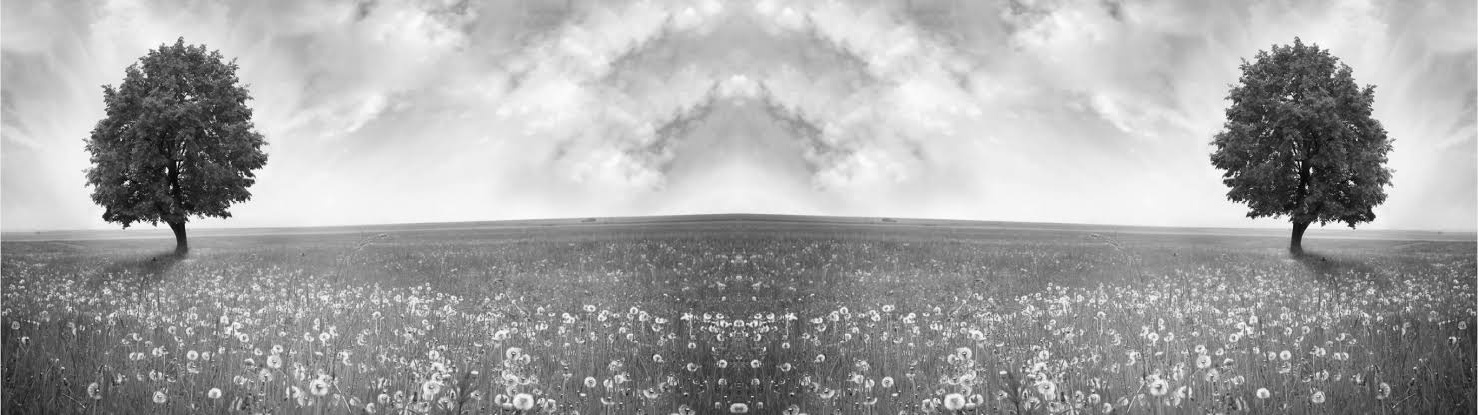
#> input picture python prg/pic_list/flip.jpeg, 1478 x 415 px; its folder holds only this picture in this run
$ python -i try11.py   (imports and definitions only)
#> lines starting #> are read from the running program, lines starting #| are printed output that depends on the picture
from tkinter import *
from tkinter import filedialog
from tkinter.ttk import Combobox
import cv2
import imutils
import numpy as np
from PIL import ImageTk, Image

# [4 lines not run here, left out]

def img_path():
    filename=filedialog.askopenfilename()
#> the answer given: ../pic_list/flip.jpeg
    return filename

def open_img():
    path=img_path()

    if len(path) > 0:
        global panelA
        image=cv2.imread(path)
#> image is the input picture: shape (415, 1478, 3); min 0, max 255, mean 165.4
        image2=cv2.cvtColor(image, cv2.COLOR_BGR2RGB)
        image2=imutils.resize(image2, width=300)
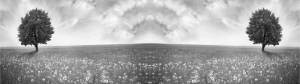
#> image2: shape (84, 300, 3); min 14, max 249, mean 165.4
        plwimg=Image.fromarray(image2)
        imgplw=ImageTk.PhotoImage(plwimg)
        if panelA is None:
            panelA=Label(image=imgplw)
            panelA.image= imgplw
            panelA.grid(row=2)
        else:
            panelA.configure(image=imgplw)
            panelA.image=imgplw

    # [53 lines left out: function convert_img, not called in this run]
    n.set('')

#> (the run stopped early here; a loop or call above may not have finished)

$ run again, on python prg/pic_list/images (2).jpeg
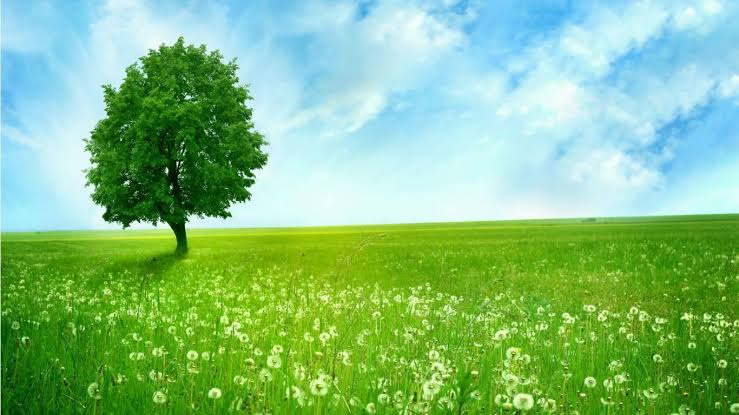
#> input picture python prg/pic_list/images (2).jpeg, 739 x 415 px
#> in open_img, image is the input picture: shape (415, 739, 3); mean B, G, R 129.4, 189.8, 131.4
#> in open_img, `image2=imutils.resize(image2, width=300)`:
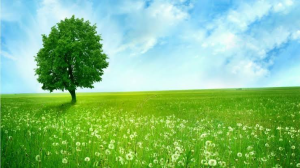
#> image2: shape (168, 300, 3); mean R, G, B 131.4, 189.8, 129.4

$ run again, on python prg/pic_list/images (3).jpeg
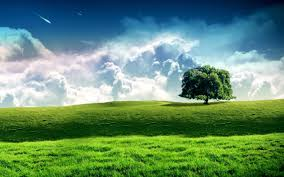
#> input picture python prg/pic_list/images (3).jpeg, 284 x 177 px
#> in open_img, image is the input picture: shape (177, 284, 3); mean B, G, R 111.4, 141.6, 101
#> in open_img, `image2=imutils.resize(image2, width=300)`:
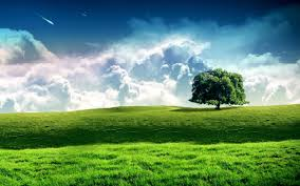
#> image2: shape (186, 300, 3); mean R, G, B 101, 141.6, 111.3

$ run again, on python prg/pic_list/images (9).jpeg
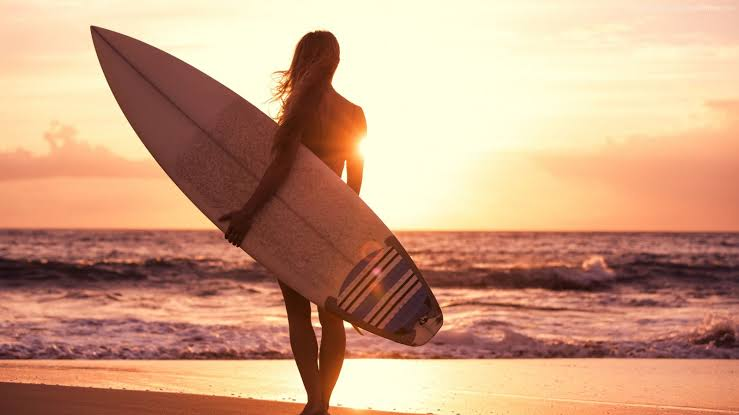
#> input picture python prg/pic_list/images (9).jpeg, 739 x 415 px
#> in open_img, image is the input picture: shape (415, 739, 3); mean B, G, R 128.2, 157.9, 203
#> in open_img, `image2=imutils.resize(image2, width=300)`:
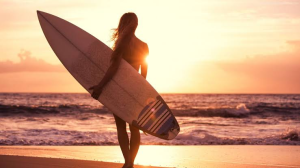
#> image2: shape (168, 300, 3); mean R, G, B 203, 157.9, 128.2

$ run again, on python prg/pic_list/images (11).jpeg
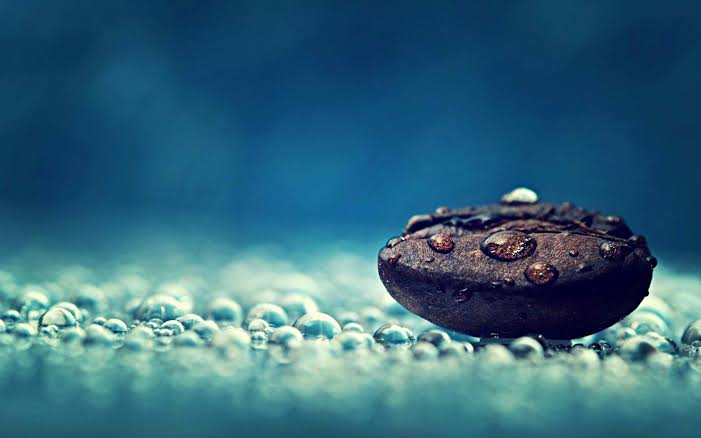
#> input picture python prg/pic_list/images (11).jpeg, 701 x 438 px
#> in open_img, image is the input picture: shape (438, 701, 3); mean B, G, R 124.5, 103.5, 52.6
#> in open_img, `image2=imutils.resize(image2, width=300)`:
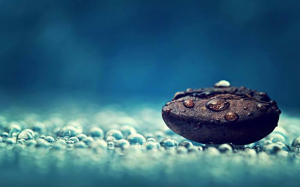
#> image2: shape (187, 300, 3); mean R, G, B 52.6, 103.5, 124.5
